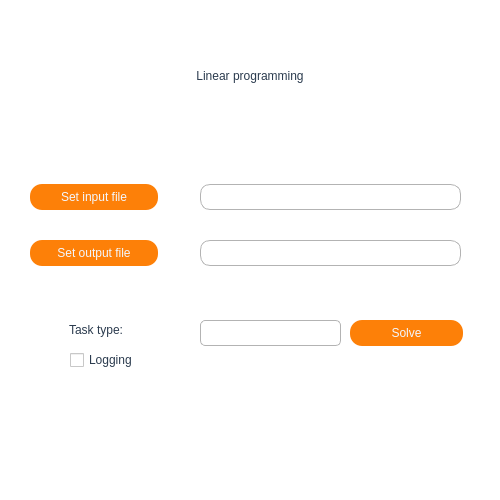
<?xml version="1.0" encoding="UTF-8"?>
<ui version="4.0">
 <class>MainWindow</class>
 <widget class="QMainWindow" name="MainWindow">
  <property name="geometry">
   <rect>
    <x>0</x>
    <y>0</y>
    <width>500</width>
    <height>500</height>
   </rect>
  </property>
  <property name="windowTitle">
   <string>MainWindow</string>
  </property>
  <property name="styleSheet">
   <string notr="true">background-color: rgb(255, 255, 255);</string>
  </property>
  <widget class="QWidget" name="centralwidget">
   <widget class="QLabel" name="label">
    <property name="geometry">
     <rect>
      <x>100</x>
      <y>50</y>
      <width>300</width>
      <height>51</height>
     </rect>
    </property>
    <property name="minimumSize">
     <size>
      <width>300</width>
      <height>0</height>
     </size>
    </property>
    <property name="styleSheet">
     <string notr="true">font: 22pt &quot;Andale Mono&quot;;
color:rgb(43,59,78);</string>
    </property>
    <property name="text">
     <string>Linear programming</string>
    </property>
    <property name="alignment">
     <set>Qt::AlignCenter</set>
    </property>
   </widget>
   <widget class="QWidget" name="verticalLayoutWidget">
    <property name="geometry">
     <rect>
      <x>30</x>
      <y>160</y>
      <width>128</width>
      <height>131</height>
     </rect>
    </property>
    <layout class="QVBoxLayout" name="verticalLayout">
     <item>
      <widget class="QPushButton" name="input_file_btn">
       <property name="minimumSize">
        <size>
         <width>0</width>
         <height>26</height>
        </size>
       </property>
       <property name="styleSheet">
        <string notr="true">QPushButton {
	background-color: rgb(253, 128, 8);
	color:rgb(243,247,254);
	border: 0px solid;
	border-radius: 12px;
	font: 13pt &quot;Andale Mono&quot;;
}

QPushButton:hover {
	background-color: rgb(254, 204, 102);
	color: rgb(255, 255, 255);
}</string>
       </property>
       <property name="text">
        <string>Set input file</string>
       </property>
      </widget>
     </item>
     <item>
      <widget class="QPushButton" name="output_file_btn">
       <property name="minimumSize">
        <size>
         <width>0</width>
         <height>26</height>
        </size>
       </property>
       <property name="styleSheet">
        <string notr="true">QPushButton {
	background-color: rgb(253, 128, 8);
	color:rgb(243,247,254);
	border: 0px solid;
	border-radius: 12px;
	font: 13pt &quot;Andale Mono&quot;;
}

QPushButton:hover {
	background-color: rgb(254, 204, 102);
	color: rgb(255, 255, 255);
}</string>
       </property>
       <property name="text">
        <string>Set output file</string>
       </property>
      </widget>
     </item>
    </layout>
   </widget>
   <widget class="QWidget" name="verticalLayoutWidget_2">
    <property name="geometry">
     <rect>
      <x>200</x>
      <y>160</y>
      <width>261</width>
      <height>131</height>
     </rect>
    </property>
    <layout class="QVBoxLayout" name="verticalLayout_2">
     <item>
      <widget class="QLineEdit" name="lineEdit">
       <property name="minimumSize">
        <size>
         <width>0</width>
         <height>26</height>
        </size>
       </property>
       <property name="styleSheet">
        <string notr="true">QLineEdit {
	border: 1px solid rgb(179, 179, 179);
	border-radius:10px
}</string>
       </property>
      </widget>
     </item>
     <item>
      <widget class="QLineEdit" name="lineEdit_2">
       <property name="minimumSize">
        <size>
         <width>0</width>
         <height>26</height>
        </size>
       </property>
       <property name="styleSheet">
        <string notr="true">QLineEdit {
	border: 1px solid rgb(179, 179, 179);
	border-radius:10px
}</string>
       </property>
      </widget>
     </item>
    </layout>
   </widget>
   <widget class="QPushButton" name="solve_btn">
    <property name="geometry">
     <rect>
      <x>350</x>
      <y>320</y>
      <width>113</width>
      <height>26</height>
     </rect>
    </property>
    <property name="minimumSize">
     <size>
      <width>0</width>
      <height>26</height>
     </size>
    </property>
    <property name="maximumSize">
     <size>
      <width>16777215</width>
      <height>26</height>
     </size>
    </property>
    <property name="styleSheet">
     <string notr="true">QPushButton {
	background-color: rgb(253, 128, 8);
	color:rgb(243,247,254);
	border: 0px solid;
	border-radius: 12px;
	font: 13pt &quot;Andale Mono&quot;;
}

QPushButton:hover {
	background-color: rgb(254, 204, 102);
	color: rgb(255, 255, 255);
}</string>
    </property>
    <property name="text">
     <string>Solve</string>
    </property>
   </widget>
   <widget class="QCheckBox" name="logging_checkbox">
    <property name="geometry">
     <rect>
      <x>70</x>
      <y>350</y>
      <width>87</width>
      <height>20</height>
     </rect>
    </property>
    <property name="styleSheet">
     <string notr="true">font: 15pt &quot;Andale Mono&quot;;
color:rgb(43,59,78);</string>
    </property>
    <property name="text">
     <string>Logging</string>
    </property>
   </widget>
   <widget class="QComboBox" name="task_cb">
    <property name="geometry">
     <rect>
      <x>200</x>
      <y>320</y>
      <width>141</width>
      <height>26</height>
     </rect>
    </property>
    <property name="minimumSize">
     <size>
      <width>0</width>
      <height>26</height>
     </size>
    </property>
    <property name="maximumSize">
     <size>
      <width>16777215</width>
      <height>26</height>
     </size>
    </property>
    <property name="styleSheet">
     <string notr="true">QComboBox {
	border: 1px solid rgb(179, 179, 179);
	border-radius: 5px;
	font: 13pt &quot;Andale Mono&quot;;
	color:rgb(43,59,78);
}

QComboBox::drop-down 
{
    border: 0px;
}</string>
    </property>
   </widget>
   <widget class="QLabel" name="label_2">
    <property name="geometry">
     <rect>
      <x>69</x>
      <y>320</y>
      <width>91</width>
      <height>20</height>
     </rect>
    </property>
    <property name="styleSheet">
     <string notr="true">font: 15pt &quot;Andale Mono&quot;;
color:rgb(43,59,78);</string>
    </property>
    <property name="text">
     <string>Task type:</string>
    </property>
   </widget>
  </widget>
 </widget>
 <resources/>
 <connections/>
</ui>
